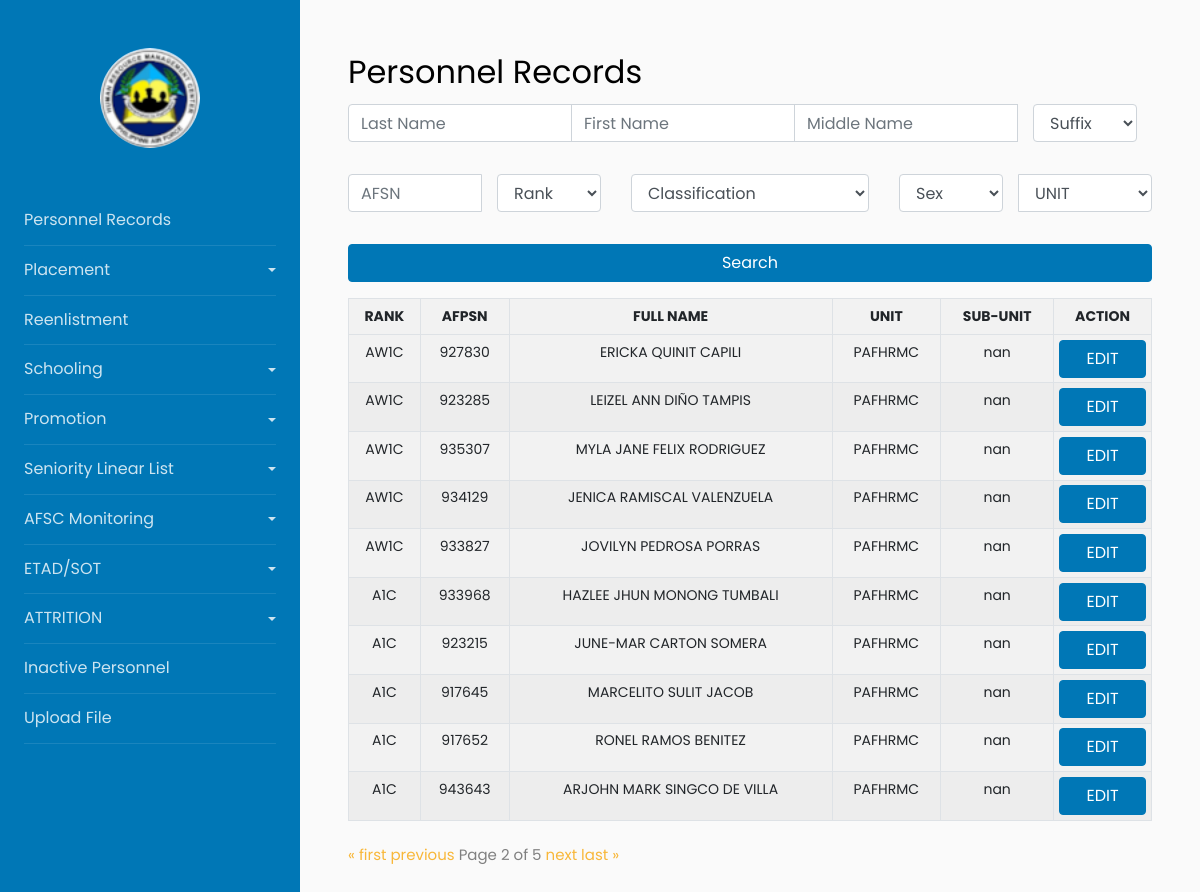
Screenshot of /?page=2 with the database file from the repository.
### myapp/models.py (models this page shows, shortened)
class PersonnelItem(models.Model):
    RANK = models.CharField(max_length=200)
    LAST_NAME = models.CharField(max_length=200)
    FIRST_NAME = models.CharField(max_length=200)
    MIDDLE_NAME = models.CharField(max_length=200)
    EXTENSION_NAME = models.CharField(max_length=200, blank=True, null=True)
    SERIAL_NUMBER = models.CharField(max_length=200)
    BOS = models.CharField(max_length=200)
    SEX = models.CharField(max_length=10)
    BIRTHDAY = models.DateField(blank=True, null=True)
    CONTACT_NUMBER = models.CharField(max_length=200, blank=True, null=True)
    ADDRESS = models.CharField(max_length=200, blank=True, null=True)
    CLASSIFICATION = models.CharField(max_length=200)
    CATEGORY = models.CharField(max_length=200)
    SOURCE_OF_ENLISTMENT_COMMISION =models.CharField(max_length=200)
    PILOT_RATED_NON_RATED = models.CharField(max_length=200, blank=True, null=True)
    AFSC = models.CharField(max_length=200, blank=True, null=True)
    HIGHEST_PME_COURSES = models.CharField(max_length=200, blank=True, null=True)
    EFFECTIVE_DATE_APPOINTMENT = models.DateField()
    EFFECTIVE_DATE_ENTERED = models.DateField()
    DATE_LAST_PROMOTION_APPOINTMENT = models.DateField(blank=True, null=True)
    UNIT = models.CharField(max_length=200, blank=True, null=True)
    SUB_UNIT = models.CharField(max_length=200, blank=True, null=True)
    DATE_1ST_TRANCH_REENLISTMENT = models.DateField( blank=True, null=True)
    DATE_2ND_TRANCH_REENLISTMENT = models.DateField( blank=True, null=True)

### myapp/views.py (the view)
# urls.py: path('', views.index, name='index'),
def index(request):
    last_name_query = request.GET.get('last_name')
    first_name_query = request.GET.get('first_name')
    middle_name_query = request.GET.get('middle_name')
    suffix_query = request.GET.get('suffix')
    afsn_query = request.GET.get('afsn')
    rank_query = request.GET.get('rank')
    classification_query = request.GET.get('classification')
    sex_query = request.GET.get('sex')
    unit_query = request.GET.get('unit')
    filters = Q()
    if last_name_query:
        filters &= Q(LAST_NAME__icontains=last_name_query)
    if first_name_query:
        filters &= Q(FIRST_NAME__icontains=first_name_query)
    if middle_name_query:
        filters &= Q(MIDDLE_NAME__icontains=middle_name_query)
    if suffix_query and suffix_query != "Suffix":
        filters &= Q(EXTENSION_NAME__icontains=suffix_query)
    if afsn_query:
        filters &= Q(SERIAL_NUMBER__icontains=afsn_query)  # Change this to 'SERIAL_NUMBER'
    if rank_query and rank_query != "Rank":
        filters &= Q(RANK__icontains=rank_query)
    if classification_query and classification_query != "Classification":
        filters &= Q(CLASSIFICATION__icontains=classification_query)
    if sex_query and sex_query != "Sex":
        filters &= Q(SEX__icontains=sex_query)
    if unit_query:
        filters &= Q(UNIT__icontains=unit_query)
    persons = PersonnelItem.objects.filter(filters)
    paginator = Paginator(persons, 10)
    page_num = request.GET.get("page")
    persons = paginator.get_page(page_num)
    return render(request, 'myapp/index.html', {
        'persons': persons,
        'last_name_query': last_name_query,
        'first_name_query': first_name_query,
        'middle_name_query': middle_name_query,
        'suffix_query': suffix_query,
        'afsn_query': afsn_query,
        'rank_query': rank_query,
        'classification_query': classification_query,
        'sex_query': sex_query,
        'unit_query': unit_query,
    })

### myapp/templates/myapp/index.html (shortened to what this page needs)
{% extends 'Base/base.html' %}
{% block content %}
<h2>Personnel Records</h2>
{% include 'myapp/searchforms.html' %}
{% include 'myapp/tablewithPaginator.html' %}
{% endblock %}

### myapp/templates/myapp/tablewithPaginator.html (shortened to what this page needs)
     <table class="table table-responsive-sm table-bordered table-striped table-sm">
      <tr>
          <th>RANK</th>
          <th>AFPSN</th>
          <th>FULL NAME</th>
          <th>UNIT</th>
          <th>SUB-UNIT</th>
          <th>ACTION</th>
      </tr>
      {% for person in persons %}
      <tr>
        <td>{{ person.RANK }}</td>
        <td>{{ person.SERIAL_NUMBER }}</td>
        <td>{{ person.FIRST_NAME}} {{person.MIDDLE_NAME}} {{person.LAST_NAME}}</td>
        <td>{{ person.UNIT }}</td>
        <td>{{ person.SUB_UNIT }}</td>
        <td>
        <button
                class="btn btn-primary openModalButton"
                data-rank="{{ person.RANK }}"
                data-lastname="{{ person.LAST_NAME }}"
                data-firstname="{{ person.FIRST_NAME }}"
                data-middlename="{{ person.MIDDLE_NAME }}"
                data-suffix="{{ person.EXTENSION_NAME }}"
                data-afpsn="{{ person.SERIAL_NUMBER }}"
                data-unit="{{ person.UNIT }}"
                data-subunit="{{ person.SUB_UNIT }}"
                data-birthday="{{ person.BIRTHDAY }}"
                data-contactnumber="{{ person.CONTACT_NUMBER }}"
                data-sex="{{ person.SEX }}"
                data-address="{{ person.ADDRESS }}"
                data-classification="{{ person.CLASSIFICATION }}"
                data-sourceofenlistmentcommission="{{ person.SOURCE_OF_ENLISTMENT_COMMISION }}"
                data-category="{{ person.CATEGORY }}"
                data-afsc="{{ person.AFSC }}"
                data-highestpme="{{ person.HIGHEST_PME_COURSES }}"
                data-dateenteredmilitary="{{ person.EFFECTIVE_DATE_ENTERED }}"
                data-datelastpromotion="{{ person.DATE_LAST_PROMOTION_APPOINTMENT }}"
                data-lengthofservice="{{ person.LENGTH_OF_SERVICE }}"
                data-dateofcommissionship="{{ person.EFFECTIVE_DATE_APPOINTMENT }}"
                data-promotion="{{ person.DATE_LAST_PROMOTION_APPOINTMENT }}"
                data-unaTranche="{{ person.DATE_1ST_TRANCH_REENLISTMENT }}"
                data-dosTranche="{{ person.DATE_2ND_TRANCH_REENLISTMENT }}"
                data-dateoflastetadsot="{{ person.DATE_2ND_TRANCH_REENLISTMENT }}"
                data-toggle="modal"
                data-target="#myModal">EDIT</button>
        </td>
    </tr>
      {% endfor %}
  </table>
  <div class="pagination">
    <span class="step-links">
        {% if persons.has_previous %}
            <a href="?page=1">&laquo; first</a>
            <a href="?page={{ persons.previous_page_number }}">previous</a>
        {% endif %}
        <span class="current">
            Page {{ persons.number }} of {{ persons.paginator.num_pages }}
        </span>
        {% if persons.has_next %}
            <a href="?page={{ persons.next_page_number }}">next</a>
            <a href="?page={{ persons.paginator.num_pages }}">last &raquo;</a>
        {% endif %}
    </span>
  </div>

### rows the page displays
PersonnelItem: RANK "AW1C", SERIAL_NUMBER "927830", FIRST_NAME "ERICKA", MIDDLE_NAME "QUINIT", LAST_NAME "CAPILI", UNIT "PAFHRMC", SUB_UNIT "nan"
PersonnelItem: RANK "AW1C", SERIAL_NUMBER "923285", FIRST_NAME "LEIZEL ANN", MIDDLE_NAME "DIÑO", LAST_NAME "TAMPIS", UNIT "PAFHRMC", SUB_UNIT "nan"
PersonnelItem: RANK "AW1C", SERIAL_NUMBER "935307", FIRST_NAME "MYLA JANE", MIDDLE_NAME "FELIX", LAST_NAME "RODRIGUEZ", UNIT "PAFHRMC", SUB_UNIT "nan"
PersonnelItem: RANK "AW1C", SERIAL_NUMBER "934129", FIRST_NAME "JENICA", MIDDLE_NAME "RAMISCAL", LAST_NAME "VALENZUELA", UNIT "PAFHRMC", SUB_UNIT "nan"
PersonnelItem: RANK "AW1C", SERIAL_NUMBER "933827", FIRST_NAME "JOVILYN", MIDDLE_NAME "PEDROSA", LAST_NAME "PORRAS", UNIT "PAFHRMC", SUB_UNIT "nan"
PersonnelItem: RANK "A1C", SERIAL_NUMBER "933968", FIRST_NAME "HAZLEE JHUN", MIDDLE_NAME "MONONG", LAST_NAME "TUMBALI", UNIT "PAFHRMC", SUB_UNIT "nan"
PersonnelItem: RANK "A1C", SERIAL_NUMBER "923215", FIRST_NAME "JUNE-MAR", MIDDLE_NAME "CARTON", LAST_NAME "SOMERA", UNIT "PAFHRMC", SUB_UNIT "nan"
PersonnelItem: RANK "A1C", SERIAL_NUMBER "917645", FIRST_NAME "MARCELITO", MIDDLE_NAME "SULIT", LAST_NAME "JACOB", UNIT "PAFHRMC", SUB_UNIT "nan"
PersonnelItem: RANK "A1C", SERIAL_NUMBER "917652", FIRST_NAME "RONEL", MIDDLE_NAME "RAMOS", LAST_NAME "BENITEZ", UNIT "PAFHRMC", SUB_UNIT "nan"
PersonnelItem: RANK "A1C", SERIAL_NUMBER "943643", FIRST_NAME "ARJOHN MARK", MIDDLE_NAME "SINGCO", LAST_NAME "DE VILLA", UNIT "PAFHRMC", SUB_UNIT "nan"

### other values shown
{{ persons.number }} "2"
{{ persons.paginator.num_pages }} "5"
